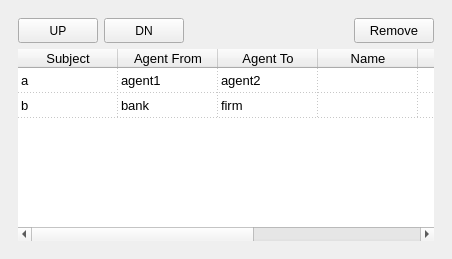
  <widget class="QDockWidget" name="dockWidget_5">
   <property name="sizePolicy">
    <sizepolicy hsizetype="Expanding" vsizetype="Expanding">
     <horstretch>0</horstretch>
     <verstretch>0</verstretch>
    </sizepolicy>
   </property>
   <property name="minimumSize">
    <size>
     <width>452</width>
     <height>250</height>
    </size>
   </property>
   <property name="maximumSize">
    <size>
     <width>1200</width>
     <height>800</height>
    </size>
   </property>
   <property name="floating">
    <bool>false</bool>
   </property>
   <property name="features">
    <set>QDockWidget::DockWidgetFloatable|QDockWidget::DockWidgetMovable</set>
   </property>
   <property name="windowTitle">
    <string>TRANSACTION LIST</string>
   </property>
   <attribute name="dockWidgetArea">
    <number>1</number>
   </attribute>
   <widget class="QWidget" name="dockWidgetContents_5">
    <layout class="QVBoxLayout" name="verticalLayout">
     <item>
      <widget class="QWidget" name="widget_3" native="true">
       <layout class="QGridLayout" name="gridLayout_6">
        <item row="0" column="4">
         <spacer name="horizontalSpacer_8">
          <property name="orientation">
           <enum>Qt::Horizontal</enum>
          </property>
          <property name="sizeHint" stdset="0">
           <size>
            <width>30</width>
            <height>20</height>
           </size>
          </property>
         </spacer>
        </item>
        <item row="0" column="1">
         <widget class="QPushButton" name="moveDnBtn">
          <property name="enabled">
           <bool>true</bool>
          </property>
          <property name="minimumSize">
           <size>
            <width>80</width>
            <height>25</height>
           </size>
          </property>
          <property name="toolTip">
           <string>move down</string>
          </property>
          <property name="styleSheet">
           <string notr="true">QPushButton:disabled{
background-color: rgb(245, 245, 245);
color:rgb(136, 136, 136);
}</string>
          </property>
          <property name="text">
           <string>DN</string>
          </property>
         </widget>
        </item>
        <item row="0" column="0">
         <widget class="QPushButton" name="moveUpBtn">
          <property name="enabled">
           <bool>true</bool>
          </property>
          <property name="minimumSize">
           <size>
            <width>80</width>
            <height>25</height>
           </size>
          </property>
          <property name="toolTip">
           <string>move up</string>
          </property>
          <property name="styleSheet">
           <string notr="true">QPushButton:disabled{
background-color: rgb(245, 245, 245);
color:rgb(136, 136, 136);
}</string>
          </property>
          <property name="text">
           <string>UP</string>
          </property>
         </widget>
        </item>
        <item row="1" column="0" colspan="12">
         <widget class="QTableWidget" name="transactionView">
          <property name="enabled">
           <bool>true</bool>
          </property>
          <property name="minimumSize">
           <size>
            <width>60</width>
            <height>50</height>
           </size>
          </property>
          <property name="baseSize">
           <size>
            <width>70</width>
            <height>40</height>
           </size>
          </property>
          <property name="font">
           <font>
            <family>MS Sans Serif</family>
            <pointsize>10</pointsize>
            <weight>50</weight>
            <italic>false</italic>
            <bold>false</bold>
            <stylestrategy>PreferDefault</stylestrategy>
           </font>
          </property>
          <property name="autoFillBackground">
           <bool>true</bool>
          </property>
          <property name="styleSheet">
           <string notr="true"/>
          </property>
          <property name="frameShape">
           <enum>QFrame::NoFrame</enum>
          </property>
          <property name="frameShadow">
           <enum>QFrame::Plain</enum>
          </property>
          <property name="dragDropMode">
           <enum>QAbstractItemView::NoDragDrop</enum>
          </property>
          <property name="defaultDropAction">
           <enum>Qt::IgnoreAction</enum>
          </property>
          <property name="selectionMode">
           <enum>QAbstractItemView::SingleSelection</enum>
          </property>
          <property name="selectionBehavior">
           <enum>QAbstractItemView::SelectItems</enum>
          </property>
          <property name="showGrid">
           <bool>true</bool>
          </property>
          <property name="gridStyle">
           <enum>Qt::DotLine</enum>
          </property>
          <property name="sortingEnabled">
           <bool>false</bool>
          </property>
          <property name="columnCount">
           <number>7</number>
          </property>
          <attribute name="horizontalHeaderMinimumSectionSize">
           <number>100</number>
          </attribute>
          <attribute name="horizontalHeaderDefaultSectionSize">
           <number>100</number>
          </attribute>
          <attribute name="horizontalHeaderStretchLastSection">
           <bool>false</bool>
          </attribute>
          <attribute name="verticalHeaderVisible">
           <bool>false</bool>
          </attribute>
          <attribute name="verticalHeaderMinimumSectionSize">
           <number>25</number>
          </attribute>
          <attribute name="verticalHeaderDefaultSectionSize">
           <number>25</number>
          </attribute>
          <row>
           <property name="text">
            <string>Neue Zeile</string>
           </property>
          </row>
          <row>
           <property name="text">
            <string>test</string>
           </property>
          </row>
          <column>
           <property name="text">
            <string>Subject</string>
           </property>
           <property name="background">
            <color alpha="0">
             <red>255</red>
             <green>255</green>
             <blue>255</blue>
            </color>
           </property>
          </column>
          <column>
           <property name="text">
            <string>Agent From</string>
           </property>
          </column>
          <column>
           <property name="text">
            <string>Agent To</string>
           </property>
          </column>
          <column>
           <property name="text">
            <string>Name</string>
           </property>
          </column>
          <column>
           <property name="text">
            <string>Flow</string>
           </property>
          </column>
          <column>
           <property name="text">
            <string>Unidirectional</string>
           </property>
          </column>
          <column>
           <property name="text">
            <string>Quantity</string>
           </property>
          </column>
          <item row="0" column="0">
           <property name="text">
            <string>a</string>
           </property>
          </item>
          <item row="0" column="1">
           <property name="text">
            <string>agent1</string>
           </property>
          </item>
          <item row="0" column="2">
           <property name="text">
            <string>agent2</string>
           </property>
          </item>
          <item row="1" column="0">
           <property name="text">
            <string>b</string>
           </property>
          </item>
          <item row="1" column="1">
           <property name="text">
            <string>bank</string>
           </property>
          </item>
          <item row="1" column="2">
           <property name="text">
            <string>firm</string>
           </property>
          </item>
          <item row="1" column="3">
           <property name="text">
            <string/>
           </property>
          </item>
         </widget>
        </item>
        <item row="0" column="2" colspan="2">
         <spacer name="horizontalSpacer_7">
          <property name="orientation">
           <enum>Qt::Horizontal</enum>
          </property>
          <property name="sizeType">
           <enum>QSizePolicy::Fixed</enum>
          </property>
          <property name="sizeHint" stdset="0">
           <size>
            <width>30</width>
            <height>20</height>
           </size>
          </property>
         </spacer>
        </item>
        <item row="0" column="8" colspan="4">
         <widget class="QPushButton" name="removeButton">
          <property name="minimumSize">
           <size>
            <width>80</width>
            <height>25</height>
           </size>
          </property>
          <property name="toolTip">
           <string>&lt;html&gt;&lt;head/&gt;&lt;body&gt;&lt;p&gt;Remove the curently selected transaction&lt;/p&gt;&lt;/body&gt;&lt;/html&gt;</string>
          </property>
          <property name="styleSheet">
           <string notr="true">font-size: 10pt;</string>
          </property>
          <property name="text">
           <string>  Remove  </string>
          </property>
         </widget>
        </item>
       </layout>
      </widget>
     </item>
    </layout>
   </widget>
  </widget>
